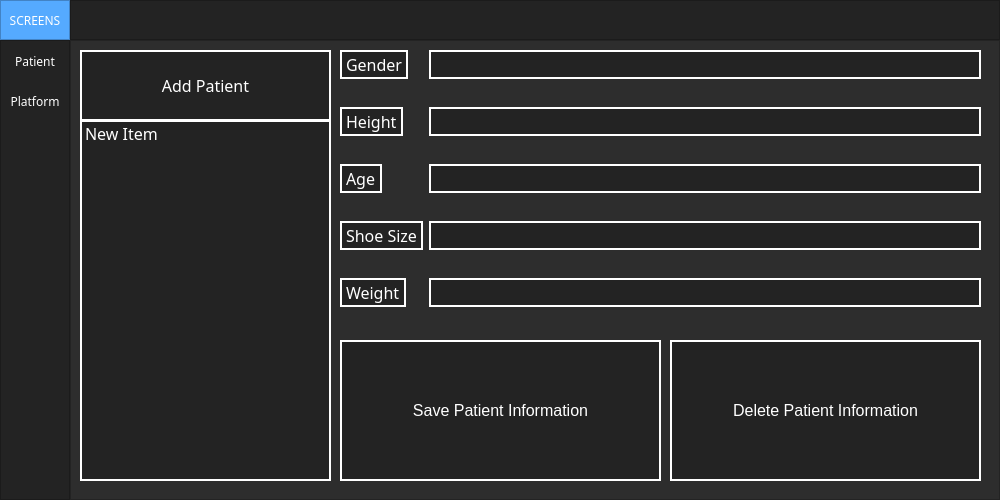
<?xml version="1.0" encoding="UTF-8"?>
<ui version="4.0">
 <class>MainWindow</class>
 <widget class="QMainWindow" name="MainWindow">
  <property name="geometry">
   <rect>
    <x>0</x>
    <y>0</y>
    <width>1000</width>
    <height>500</height>
   </rect>
  </property>
  <property name="minimumSize">
   <size>
    <width>1000</width>
    <height>500</height>
   </size>
  </property>
  <property name="windowTitle">
   <string>MainWindow</string>
  </property>
  <property name="styleSheet">
   <string notr="true">background-color: rgb(45, 45, 45);</string>
  </property>
  <widget class="QWidget" name="centralwidget">
   <layout class="QVBoxLayout" name="verticalLayout">
    <property name="spacing">
     <number>0</number>
    </property>
    <property name="leftMargin">
     <number>0</number>
    </property>
    <property name="topMargin">
     <number>0</number>
    </property>
    <property name="rightMargin">
     <number>0</number>
    </property>
    <property name="bottomMargin">
     <number>0</number>
    </property>
    <item>
     <widget class="QFrame" name="Top_Bar">
      <property name="maximumSize">
       <size>
        <width>16777215</width>
        <height>40</height>
       </size>
      </property>
      <property name="styleSheet">
       <string notr="true">background-color: rgb(35, 35, 35);</string>
      </property>
      <property name="frameShape">
       <enum>QFrame::NoFrame</enum>
      </property>
      <property name="frameShadow">
       <enum>QFrame::Raised</enum>
      </property>
      <layout class="QHBoxLayout" name="horizontalLayout">
       <property name="spacing">
        <number>0</number>
       </property>
       <property name="leftMargin">
        <number>0</number>
       </property>
       <property name="topMargin">
        <number>0</number>
       </property>
       <property name="rightMargin">
        <number>0</number>
       </property>
       <property name="bottomMargin">
        <number>0</number>
       </property>
       <item>
        <widget class="QFrame" name="frame_toggle">
         <property name="maximumSize">
          <size>
           <width>70</width>
           <height>40</height>
          </size>
         </property>
         <property name="styleSheet">
          <string notr="true">background-color: rgb(85, 170, 255);</string>
         </property>
         <property name="frameShape">
          <enum>QFrame::StyledPanel</enum>
         </property>
         <property name="frameShadow">
          <enum>QFrame::Raised</enum>
         </property>
         <layout class="QVBoxLayout" name="verticalLayout_2">
          <property name="spacing">
           <number>0</number>
          </property>
          <property name="leftMargin">
           <number>0</number>
          </property>
          <property name="topMargin">
           <number>0</number>
          </property>
          <property name="rightMargin">
           <number>0</number>
          </property>
          <property name="bottomMargin">
           <number>0</number>
          </property>
          <item>
           <widget class="QPushButton" name="Btn_Toggle">
            <property name="sizePolicy">
             <sizepolicy hsizetype="Expanding" vsizetype="Expanding">
              <horstretch>0</horstretch>
              <verstretch>0</verstretch>
             </sizepolicy>
            </property>
            <property name="font">
             <font>
              <family>MS Reference Sans Serif</family>
             </font>
            </property>
            <property name="styleSheet">
             <string notr="true">color: rgb(255, 255, 255);
border: 0px solid;</string>
            </property>
            <property name="text">
             <string>SCREENS</string>
            </property>
           </widget>
          </item>
         </layout>
        </widget>
       </item>
       <item>
        <widget class="QFrame" name="frame_top">
         <property name="frameShape">
          <enum>QFrame::StyledPanel</enum>
         </property>
         <property name="frameShadow">
          <enum>QFrame::Raised</enum>
         </property>
        </widget>
       </item>
      </layout>
     </widget>
    </item>
    <item>
     <widget class="QFrame" name="Content">
      <property name="frameShape">
       <enum>QFrame::NoFrame</enum>
      </property>
      <property name="frameShadow">
       <enum>QFrame::Raised</enum>
      </property>
      <layout class="QHBoxLayout" name="horizontalLayout_2">
       <property name="spacing">
        <number>0</number>
       </property>
       <property name="leftMargin">
        <number>0</number>
       </property>
       <property name="topMargin">
        <number>0</number>
       </property>
       <property name="rightMargin">
        <number>0</number>
       </property>
       <property name="bottomMargin">
        <number>0</number>
       </property>
       <item>
        <widget class="QFrame" name="frame_left_menu">
         <property name="minimumSize">
          <size>
           <width>70</width>
           <height>0</height>
          </size>
         </property>
         <property name="maximumSize">
          <size>
           <width>70</width>
           <height>16777215</height>
          </size>
         </property>
         <property name="styleSheet">
          <string notr="true">background-color: rgb(35, 35, 35);</string>
         </property>
         <property name="frameShape">
          <enum>QFrame::StyledPanel</enum>
         </property>
         <property name="frameShadow">
          <enum>QFrame::Raised</enum>
         </property>
         <layout class="QVBoxLayout" name="verticalLayout_3">
          <property name="leftMargin">
           <number>0</number>
          </property>
          <property name="topMargin">
           <number>0</number>
          </property>
          <property name="rightMargin">
           <number>0</number>
          </property>
          <property name="bottomMargin">
           <number>0</number>
          </property>
          <item alignment="Qt::AlignTop">
           <widget class="QFrame" name="frame_top_menus">
            <property name="frameShape">
             <enum>QFrame::NoFrame</enum>
            </property>
            <property name="frameShadow">
             <enum>QFrame::Raised</enum>
            </property>
            <layout class="QVBoxLayout" name="verticalLayout_4">
             <property name="spacing">
              <number>0</number>
             </property>
             <property name="leftMargin">
              <number>0</number>
             </property>
             <property name="topMargin">
              <number>0</number>
             </property>
             <property name="rightMargin">
              <number>0</number>
             </property>
             <property name="bottomMargin">
              <number>0</number>
             </property>
             <item>
              <widget class="QPushButton" name="Patient">
               <property name="minimumSize">
                <size>
                 <width>0</width>
                 <height>40</height>
                </size>
               </property>
               <property name="font">
                <font>
                 <family>MS Reference Sans Serif</family>
                </font>
               </property>
               <property name="styleSheet">
                <string notr="true">QPushButton {
	color: rgb(255, 255, 255);
	background-color: rgb(35, 35, 35);
	border: 0px solid;
}
QPushButton:hover {
	background-color: rgb(85, 170, 255);
}</string>
               </property>
               <property name="text">
                <string>Patient</string>
               </property>
               <property name="autoDefault">
                <bool>true</bool>
               </property>
              </widget>
             </item>
             <item>
              <widget class="QPushButton" name="Platform">
               <property name="minimumSize">
                <size>
                 <width>0</width>
                 <height>40</height>
                </size>
               </property>
               <property name="font">
                <font>
                 <family>MS Reference Sans Serif</family>
                </font>
               </property>
               <property name="styleSheet">
                <string notr="true">QPushButton {
	color: rgb(255, 255, 255);
	background-color: rgb(35, 35, 35);
	border: 0px solid;
}
QPushButton:hover {
	background-color: rgb(85, 170, 255);
}</string>
               </property>
               <property name="text">
                <string>Platform</string>
               </property>
               <property name="autoDefault">
                <bool>true</bool>
               </property>
              </widget>
             </item>
            </layout>
           </widget>
          </item>
         </layout>
        </widget>
       </item>
       <item>
        <widget class="QFrame" name="frame_pages">
         <property name="frameShape">
          <enum>QFrame::StyledPanel</enum>
         </property>
         <property name="frameShadow">
          <enum>QFrame::Raised</enum>
         </property>
         <layout class="QVBoxLayout" name="verticalLayout_5">
          <item>
           <widget class="QStackedWidget" name="stackedWidget">
            <widget class="QWidget" name="Patient_Information">
             <widget class="QPushButton" name="Add_Patient">
              <property name="geometry">
               <rect>
                <x>0</x>
                <y>0</y>
                <width>251</width>
                <height>71</height>
               </rect>
              </property>
              <property name="font">
               <font>
                <family>MS Reference Sans Serif</family>
                <pointsize>12</pointsize>
                <weight>50</weight>
                <italic>false</italic>
                <bold>false</bold>
               </font>
              </property>
              <property name="styleSheet">
               <string notr="true">QPushButton {
	color: rgb(255, 255, 255);
	background-color: rgb(35, 35, 35);
	border: 2px solid;
	border-color: rgb(255, 255, 255);
    font: 12pt
}
QPushButton:hover {
	background-color: rgb(85, 170, 255);
}</string>
              </property>
              <property name="text">
               <string>Add Patient</string>
              </property>
             </widget>
             <widget class="QListWidget" name="listWidget">
              <property name="geometry">
               <rect>
                <x>0</x>
                <y>70</y>
                <width>251</width>
                <height>361</height>
               </rect>
              </property>
              <property name="font">
               <font>
                <family>MS Reference Sans Serif</family>
                <pointsize>12</pointsize>
                <weight>50</weight>
                <italic>false</italic>
                <bold>false</bold>
               </font>
              </property>
              <property name="mouseTracking">
               <bool>true</bool>
              </property>
              <property name="tabletTracking">
               <bool>true</bool>
              </property>
              <property name="toolTip">
               <string>&lt;html&gt;&lt;head/&gt;&lt;body&gt;&lt;p&gt;&lt;br/&gt;&lt;/p&gt;&lt;/body&gt;&lt;/html&gt;</string>
              </property>
              <property name="styleSheet">
               <string notr="true">QListWidget {
	color: rgb(255, 255, 255);
	background-color: rgb(35, 35, 35);
	border: 2px solid;
	border-color: rgb(255, 255, 255);
	font: 12pt
}</string>
              </property>
              <item>
               <property name="text">
                <string>New Item</string>
               </property>
              </item>
             </widget>
             <widget class="QWidget" name="formLayoutWidget">
              <property name="geometry">
               <rect>
                <x>260</x>
                <y>0</y>
                <width>641</width>
                <height>392</height>
               </rect>
              </property>
              <layout class="QFormLayout" name="formLayout">
               <property name="verticalSpacing">
                <number>28</number>
               </property>
               <item row="0" column="0">
                <widget class="QLabel" name="genderLabel">
                 <property name="font">
                  <font>
                   <family>MS Reference Sans Serif</family>
                   <pointsize>12</pointsize>
                   <weight>50</weight>
                   <italic>false</italic>
                   <bold>false</bold>
                  </font>
                 </property>
                 <property name="styleSheet">
                  <string notr="true">QLabel {
	color: rgb(255, 255, 255);
	background-color: rgb(35, 35, 35);
	border: 2px solid;
	border-color: rgb(255, 255, 255);
	font: 12pt
}</string>
                 </property>
                 <property name="text">
                  <string>Gender</string>
                 </property>
                </widget>
               </item>
               <item row="0" column="1">
                <widget class="QLineEdit" name="genderLineEdit">
                 <property name="minimumSize">
                  <size>
                   <width>0</width>
                   <height>19</height>
                  </size>
                 </property>
                 <property name="font">
                  <font>
                   <family>MS Reference Sans Serif</family>
                   <pointsize>12</pointsize>
                   <weight>50</weight>
                   <italic>false</italic>
                   <bold>false</bold>
                  </font>
                 </property>
                 <property name="styleSheet">
                  <string notr="true">QLineEdit {
	color: rgb(255, 255, 255);
	background-color: rgb(35, 35, 35);
	border: 2px solid;
	border-color: rgb(255, 255, 255);
	font: 12pt
}</string>
                 </property>
                </widget>
               </item>
               <item row="1" column="0">
                <widget class="QLabel" name="heightLabel">
                 <property name="font">
                  <font>
                   <family>MS Reference Sans Serif</family>
                   <pointsize>12</pointsize>
                   <weight>50</weight>
                   <italic>false</italic>
                   <bold>false</bold>
                  </font>
                 </property>
                 <property name="styleSheet">
                  <string notr="true">QLabel {
	color: rgb(255, 255, 255);
	background-color: rgb(35, 35, 35);
	border: 2px solid;
	border-color: rgb(255, 255, 255);
	font: 12pt
}</string>
                 </property>
                 <property name="text">
                  <string>Height</string>
                 </property>
                </widget>
               </item>
               <item row="1" column="1">
                <widget class="QLineEdit" name="heightLineEdit">
                 <property name="font">
                  <font>
                   <family>MS Reference Sans Serif</family>
                   <pointsize>12</pointsize>
                   <weight>50</weight>
                   <italic>false</italic>
                   <bold>false</bold>
                  </font>
                 </property>
                 <property name="styleSheet">
                  <string notr="true">QLineEdit {
	color: rgb(255, 255, 255);
	background-color: rgb(35, 35, 35);
	border: 2px solid;
	border-color: rgb(255, 255, 255);
	font: 12pt
}</string>
                 </property>
                </widget>
               </item>
               <item row="2" column="0">
                <widget class="QLabel" name="ageLabel">
                 <property name="font">
                  <font>
                   <family>MS Reference Sans Serif</family>
                   <pointsize>12</pointsize>
                   <weight>50</weight>
                   <italic>false</italic>
                   <bold>false</bold>
                  </font>
                 </property>
                 <property name="styleSheet">
                  <string notr="true">QLabel {
	color: rgb(255, 255, 255);
	background-color: rgb(35, 35, 35);
	border: 2px solid;
	border-color: rgb(255, 255, 255);
	font: 12pt
}</string>
                 </property>
                 <property name="text">
                  <string>Age</string>
                 </property>
                </widget>
               </item>
               <item row="2" column="1">
                <widget class="QLineEdit" name="ageLineEdit">
                 <property name="font">
                  <font>
                   <family>MS Reference Sans Serif</family>
                   <pointsize>12</pointsize>
                   <weight>50</weight>
                   <italic>false</italic>
                   <bold>false</bold>
                  </font>
                 </property>
                 <property name="styleSheet">
                  <string notr="true">QLineEdit {
	color: rgb(255, 255, 255);
	background-color: rgb(35, 35, 35);
	border: 2px solid;
	border-color: rgb(255, 255, 255);
	font: 12pt
}</string>
                 </property>
                </widget>
               </item>
               <item row="3" column="0">
                <widget class="QLabel" name="shoeSizeLabel">
                 <property name="font">
                  <font>
                   <family>MS Reference Sans Serif</family>
                   <pointsize>12</pointsize>
                   <weight>50</weight>
                   <italic>false</italic>
                   <bold>false</bold>
                  </font>
                 </property>
                 <property name="styleSheet">
                  <string notr="true">QLabel {
	color: rgb(255, 255, 255);
	background-color: rgb(35, 35, 35);
	border: 2px solid;
	border-color: rgb(255, 255, 255);
	font: 12pt
}</string>
                 </property>
                 <property name="text">
                  <string>Shoe Size</string>
                 </property>
                </widget>
               </item>
               <item row="3" column="1">
                <widget class="QLineEdit" name="shoeSizeLineEdit">
                 <property name="font">
                  <font>
                   <family>MS Reference Sans Serif</family>
                   <pointsize>12</pointsize>
                   <weight>50</weight>
                   <italic>false</italic>
                   <bold>false</bold>
                  </font>
                 </property>
                 <property name="styleSheet">
                  <string notr="true">QLineEdit {
	color: rgb(255, 255, 255);
	background-color: rgb(35, 35, 35);
	border: 2px solid;
	border-color: rgb(255, 255, 255);
	font: 12pt
}</string>
                 </property>
                </widget>
               </item>
               <item row="4" column="0">
                <widget class="QLabel" name="weightLabel">
                 <property name="font">
                  <font>
                   <family>MS Reference Sans Serif</family>
                   <pointsize>12</pointsize>
                   <weight>50</weight>
                   <italic>false</italic>
                   <bold>false</bold>
                  </font>
                 </property>
                 <property name="styleSheet">
                  <string notr="true">QLabel {
	color: rgb(255, 255, 255);
	background-color: rgb(35, 35, 35);
	border: 2px solid;
	border-color: rgb(255, 255, 255);
	font: 12pt
}</string>
                 </property>
                 <property name="text">
                  <string>Weight</string>
                 </property>
                </widget>
               </item>
               <item row="4" column="1">
                <widget class="QLineEdit" name="weightLineEdit">
                 <property name="font">
                  <font>
                   <family>MS Reference Sans Serif</family>
                   <pointsize>12</pointsize>
                   <weight>50</weight>
                   <italic>false</italic>
                   <bold>false</bold>
                  </font>
                 </property>
                 <property name="styleSheet">
                  <string notr="true">QLineEdit {
	color: rgb(255, 255, 255);
	background-color: rgb(35, 35, 35);
	border: 2px solid;
	border-color: rgb(255, 255, 255);
	font: 12pt
}</string>
                 </property>
                </widget>
               </item>
               <item row="5" column="0">
                <widget class="QLabel" name="label">
                 <property name="text">
                  <string/>
                 </property>
                </widget>
               </item>
              </layout>
             </widget>
             <widget class="QPushButton" name="Save_Patient_Info">
              <property name="geometry">
               <rect>
                <x>260</x>
                <y>290</y>
                <width>321</width>
                <height>141</height>
               </rect>
              </property>
              <property name="font">
               <font>
                <pointsize>12</pointsize>
                <weight>50</weight>
                <italic>false</italic>
                <bold>false</bold>
               </font>
              </property>
              <property name="styleSheet">
               <string notr="true">QPushButton {
	color: rgb(255, 255, 255);
	background-color: rgb(35, 35, 35);
	border: 2px solid;
	border-color: rgb(255, 255, 255);
    font: 12pt
}
QPushButton:hover {
	background-color: rgb(85, 170, 255);
}</string>
              </property>
              <property name="text">
               <string>Save Patient Information</string>
              </property>
             </widget>
             <widget class="QPushButton" name="Delete_Patient_Info">
              <property name="geometry">
               <rect>
                <x>590</x>
                <y>290</y>
                <width>311</width>
                <height>141</height>
               </rect>
              </property>
              <property name="font">
               <font>
                <pointsize>12</pointsize>
                <weight>50</weight>
                <italic>false</italic>
                <bold>false</bold>
               </font>
              </property>
              <property name="styleSheet">
               <string notr="true">QPushButton {
	color: rgb(255, 255, 255);
	background-color: rgb(35, 35, 35);
	border: 2px solid;
	border-color: rgb(255, 255, 255);
    font: 12pt
}
QPushButton:hover {
	background-color: rgb(85, 170, 255);
}</string>
              </property>
              <property name="text">
               <string>Delete Patient Information</string>
              </property>
             </widget>
            </widget>
            <widget class="QWidget" name="Platform_Running">
             <widget class="QWidget" name="gridLayoutWidget">
              <property name="geometry">
               <rect>
                <x>110</x>
                <y>0</y>
                <width>331</width>
                <height>371</height>
               </rect>
              </property>
              <layout class="QGridLayout" name="gridLayout">
               <item row="1" column="1">
                <widget class="QLineEdit" name="lineEdit_3">
                 <property name="styleSheet">
                  <string notr="true">QLineEdit {
	color: rgb(255, 255, 255);
	background-color: rgb(35, 35, 35);
	border: 2px solid;
	border-color: rgb(255, 255, 255);
}</string>
                 </property>
                </widget>
               </item>
               <item row="0" column="2">
                <widget class="QCheckBox" name="checkBox_4">
                 <property name="styleSheet">
                  <string notr="true">QCheckBox {
	color: rgb(255, 255, 255);
	background-color: rgb(35, 35, 35);
	border: 1px solid;
	border-color: rgb(255, 255, 255);
}</string>
                 </property>
                 <property name="text">
                  <string>Lock</string>
                 </property>
                </widget>
               </item>
               <item row="3" column="0">
                <widget class="QLabel" name="label_2">
                 <property name="styleSheet">
                  <string notr="true">QLabel {
	color: rgb(255, 255, 255);
	background-color: rgb(35, 35, 35);
	border: 2px solid;
	border-color: rgb(255, 255, 255);
}</string>
                 </property>
                 <property name="text">
                  <string>Duration</string>
                 </property>
                </widget>
               </item>
               <item row="3" column="1">
                <widget class="QLineEdit" name="lineEdit">
                 <property name="styleSheet">
                  <string notr="true">QLineEdit {
	color: rgb(255, 255, 255);
	background-color: rgb(35, 35, 35);
	border: 2px solid;
	border-color: rgb(255, 255, 255);
}</string>
                 </property>
                </widget>
               </item>
               <item row="1" column="2">
                <widget class="QCheckBox" name="checkBox_3">
                 <property name="styleSheet">
                  <string notr="true">QCheckBox {
	color: rgb(255, 255, 255);
	background-color: rgb(35, 35, 35);
	border: 1px solid;
	border-color: rgb(255, 255, 255);
}</string>
                 </property>
                 <property name="text">
                  <string>Lock</string>
                 </property>
                </widget>
               </item>
               <item row="0" column="1">
                <widget class="QLineEdit" name="lineEdit_4">
                 <property name="styleSheet">
                  <string notr="true">QLineEdit {
	color: rgb(255, 255, 255);
	background-color: rgb(35, 35, 35);
	border: 2px solid;
	border-color: rgb(255, 255, 255);
}</string>
                 </property>
                </widget>
               </item>
               <item row="1" column="0">
                <widget class="QLabel" name="label_4">
                 <property name="styleSheet">
                  <string notr="true">QLabel {
	color: rgb(255, 255, 255);
	background-color: rgb(35, 35, 35);
	border: 2px solid;
	border-color: rgb(255, 255, 255);
}</string>
                 </property>
                 <property name="text">
                  <string>Speed</string>
                 </property>
                </widget>
               </item>
               <item row="2" column="0">
                <widget class="QLabel" name="label_3">
                 <property name="styleSheet">
                  <string notr="true">QLabel {
	color: rgb(255, 255, 255);
	background-color: rgb(35, 35, 35);
	border: 2px solid;
	border-color: rgb(255, 255, 255);
}</string>
                 </property>
                 <property name="text">
                  <string>Acceleration</string>
                 </property>
                </widget>
               </item>
               <item row="2" column="1">
                <widget class="QLineEdit" name="lineEdit_2">
                 <property name="styleSheet">
                  <string notr="true">QLineEdit {
	color: rgb(255, 255, 255);
	background-color: rgb(35, 35, 35);
	border: 2px solid;
	border-color: rgb(255, 255, 255);
}</string>
                 </property>
                </widget>
               </item>
               <item row="0" column="0">
                <widget class="QLabel" name="label_5">
                 <property name="styleSheet">
                  <string notr="true">QLabel {
	color: rgb(255, 255, 255);
	background-color: rgb(35, 35, 35);
	border: 2px solid;
	border-color: rgb(255, 255, 255);
}</string>
                 </property>
                 <property name="text">
                  <string>Distance</string>
                 </property>
                </widget>
               </item>
               <item row="3" column="2">
                <widget class="QCheckBox" name="checkBox">
                 <property name="styleSheet">
                  <string notr="true">QCheckBox {
	color: rgb(255, 255, 255);
	background-color: rgb(35, 35, 35);
	border: 1px solid;
	border-color: rgb(255, 255, 255);
}</string>
                 </property>
                 <property name="text">
                  <string>lock</string>
                 </property>
                </widget>
               </item>
               <item row="2" column="2">
                <widget class="QCheckBox" name="checkBox_2">
                 <property name="styleSheet">
                  <string notr="true">QCheckBox {
	color: rgb(255, 255, 255);
	background-color: rgb(35, 35, 35);
	border: 1px solid;
	border-color: rgb(255, 255, 255);
}</string>
                 </property>
                 <property name="text">
                  <string>Lock</string>
                 </property>
                </widget>
               </item>
              </layout>
             </widget>
             <widget class="QPushButton" name="Add_Simulation">
              <property name="geometry">
               <rect>
                <x>450</x>
                <y>0</y>
                <width>451</width>
                <height>431</height>
               </rect>
              </property>
              <property name="font">
               <font>
                <pointsize>16</pointsize>
                <weight>75</weight>
                <bold>true</bold>
               </font>
              </property>
              <property name="styleSheet">
               <string notr="true">QPushButton {
	color: rgb(255, 255, 255);
	background-color: rgb(35, 35, 35);
	border: 2px solid;
	border-color: rgb(255, 255, 255);
}
QPushButton:hover {
	background-color: rgb(85, 170, 255);
}</string>
              </property>
              <property name="text">
               <string>RUN SIMULATION</string>
              </property>
             </widget>
             <widget class="QPushButton" name="pushButton">
              <property name="geometry">
               <rect>
                <x>0</x>
                <y>0</y>
                <width>101</width>
                <height>23</height>
               </rect>
              </property>
              <property name="styleSheet">
               <string notr="true">QPushButton {
	color: rgb(255, 255, 255);
	background-color: rgb(35, 35, 35);
	border: 2px solid;
	border-color: rgb(255, 255, 255);
}
QPushButton:hover {
	background-color: rgb(85, 170, 255);
}</string>
              </property>
              <property name="text">
               <string>Add Simulation</string>
              </property>
             </widget>
             <widget class="QListWidget" name="listWidget_2">
              <property name="geometry">
               <rect>
                <x>0</x>
                <y>30</y>
                <width>101</width>
                <height>331</height>
               </rect>
              </property>
              <property name="styleSheet">
               <string notr="true">QListWidget {
	color: rgb(255, 255, 255);
	background-color: rgb(35, 35, 35);
	border: 2px solid;
	border-color: rgb(255, 255, 255);
	font: 12pt
}</string>
              </property>
             </widget>
             <widget class="QPushButton" name="Delete_Simulation_Info">
              <property name="geometry">
               <rect>
                <x>0</x>
                <y>370</y>
                <width>101</width>
                <height>61</height>
               </rect>
              </property>
              <property name="styleSheet">
               <string notr="true">QPushButton {
	color: rgb(255, 255, 255);
	background-color: rgb(35, 35, 35);
	border: 2px solid;
	border-color: rgb(255, 255, 255);
}</string>
              </property>
              <property name="text">
               <string>Delete Simulation</string>
              </property>
             </widget>
             <widget class="QPushButton" name="Save_Simulation_Info">
              <property name="geometry">
               <rect>
                <x>110</x>
                <y>380</y>
                <width>331</width>
                <height>51</height>
               </rect>
              </property>
              <property name="font">
               <font>
                <pointsize>16</pointsize>
                <weight>75</weight>
                <bold>true</bold>
               </font>
              </property>
              <property name="styleSheet">
               <string notr="true">QPushButton {
	color: rgb(255, 255, 255);
	background-color: rgb(35, 35, 35);
	border: 2px solid;
	border-color: rgb(255, 255, 255);
}
QPushButton:hover {
	background-color: rgb(85, 170, 255);
}</string>
              </property>
              <property name="text">
               <string>Save Simulation Information</string>
              </property>
             </widget>
            </widget>
           </widget>
          </item>
         </layout>
        </widget>
       </item>
      </layout>
     </widget>
    </item>
   </layout>
  </widget>
 </widget>
 <resources/>
 <connections/>
</ui>
